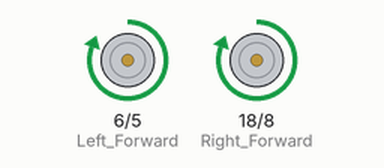
Bench run of a sketch on a simulated Arduino Uno, built with avr-gcc and run on an emulated ATmega328P. Shown: motor-driver pin pairs drawn as motors (green arrow = first pin HIGH = forward, orange = second pin HIGH = backward, longer = more drive). At 7.5 s the program stops and its outputs stay as they are.

Above: at 0.1 s.
At 3.1 s:
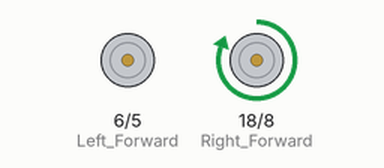
At 7.6 s:
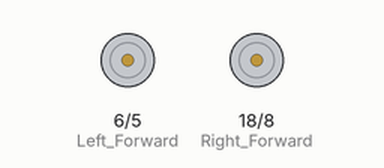
Timing chart, 0 to 9.0 s (numbered marks = the images above):
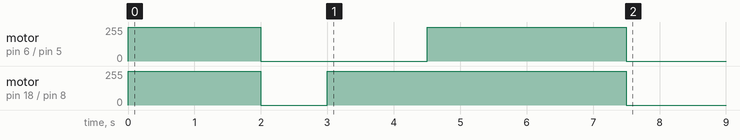

The sketch:

testForwardandRight.ino
```cpp
#define Right_Forward 18
#define Right_Reverse 8
#define Left_Forward 6
#define Left_Reverse 5

void setup() {
  pinMode(Right_Forward, OUTPUT);
  pinMode(Left_Forward, OUTPUT);
  pinMode(Right_Reverse, OUTPUT);
  pinMode(Left_Reverse, OUTPUT);
  Serial.begin(115200);
}

void loop() {
  // drive forward
  digitalWrite(Right_Forward, HIGH);
  digitalWrite(Right_Reverse, LOW);
  digitalWrite(Left_Forward, HIGH);
  digitalWrite(Left_Reverse, LOW);
  delay(2000); // drive forward for 2 seconds (2000 ms = 2 seconds)

  // stop
  digitalWrite(Right_Forward, LOW);
  digitalWrite(Left_Forward, LOW);
  // no need to change the reverse pins since motors are stopped
  delay(1000); // stop for 1 second, adjust the stop duration if desired

  // turn right - by moving the right wheels forward and stopping the left wheels
  digitalWrite(Right_Forward, HIGH);
  digitalWrite(Left_Forward, LOW); // stop the left motor to turn right
  delay(1500); // turn right for 1.5 seconds

  digitalWrite(Left_Forward, HIGH);
  delay(3000); // drive forward for 3 seconds

  // stop after driving forward
  digitalWrite(Right_Forward, LOW);
  digitalWrite(Left_Forward, LOW);

  // after the action is complete, stop the loop to prevent repetition
  while(true) {
    // if you want the car to repeat the actions, remove this loop.
  }
}
```

Measured:
- by itself, motor on pin 6 (Left_Forward) / pin 5 (Left_Reverse): stopped → forward 255/255 at 0.00 s, → stopped 2.0 s later, → forward 255/255 2.5 s later, → stopped 3.0 s later
- by itself, motor on pin 18 (Right_Forward) / pin 8 (Right_Reverse): stopped → forward 255/255 at 0.00 s, → stopped 2.0 s later, → forward 255/255 1.0 s later, → stopped 4.5 s later
